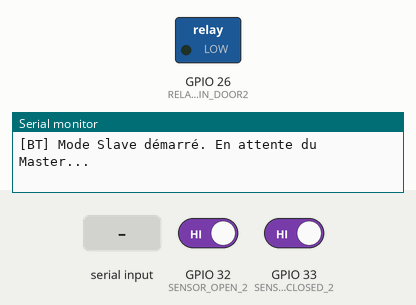
This sketch was run on a simulated ESP32. Shown: switched loads named in the sketch (green lamp = pin HIGH), the last lines printed to the serial monitor. The inputs (shaded band) are chosen by the test bench; at power-on: GPIO 32 (SENSOR_OPEN_2) HIGH, GPIO 33 (SENSOR_CLOSED_2) HIGH. Nothing arrives over Bluetooth unless stated.

Above: at 1.2 s.
1.3 s: "TOGGLE\n" received over the second serial link
At 1.7 s:
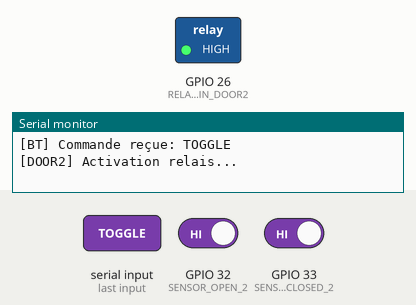
3.3 s: GPIO 32 (SENSOR_OPEN_2) driven LOW
6.3 s: GPIO 33 (SENSOR_CLOSED_2) driven LOW
8.3 s: "OPEN\n" received over the second serial link
At 9.5 s:
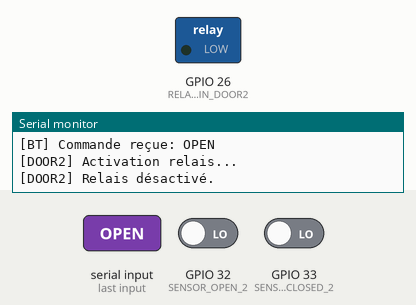
9.8 s: "closed\n" received over the second serial link
11.3 s: GPIO 32 (SENSOR_OPEN_2) driven HIGH and GPIO 33 (SENSOR_CLOSED_2) driven HIGH
Timing chart, 0 to 14.3 s (numbered marks = the images above; inputs shaded):
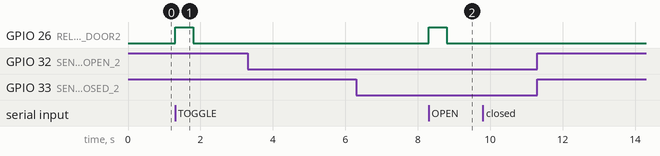

Measured:
- after the input at 1.3 s, GPIO 26 (RELAY_PIN_DOOR2): LOW → HIGH at once, → LOW 0.50 s later
- after the input at 8.3 s, GPIO 26 (RELAY_PIN_DOOR2): LOW → HIGH at once, → LOW 0.50 s later

The sketch:

esp32_slave.ino
```cpp
/*
  ESP32 SLAVE - Garage Door Controller
  - Contrôle la Porte 2 directement (relais)
  - Communique avec ESP32 Master via Bluetooth Serial
  - Reçoit les commandes et renvoie le statut
*/

#include <BluetoothSerial.h>

// ==================== CONFIGURATION ====================
// Pins - Porte 2
const int RELAY_PIN_DOOR2  = 26;   // Relais pour actionner la porte 2
const int SENSOR_OPEN_2    = 32;   // Capteur porte ouverte (reed switch)
const int SENSOR_CLOSED_2  = 33;   // Capteur porte fermée (reed switch)

// Bluetooth
const char* BT_DEVICE_NAME = "GarageSlave";
// ========================================================

BluetoothSerial SerialBT;

String door2Status = "unknown";

// Pulse le relais pour simuler un appui bouton
void pulseDoor2() {
  Serial.println("[DOOR2] Activation relais...");
  digitalWrite(RELAY_PIN_DOOR2, HIGH);
  delay(500);
  digitalWrite(RELAY_PIN_DOOR2, LOW);
  Serial.println("[DOOR2] Relais désactivé.");
}

// Lit le statut de la porte 2 via les capteurs
String readDoor2Status() {
  bool isOpen   = digitalRead(SENSOR_OPEN_2) == LOW;
  bool isClosed = digitalRead(SENSOR_CLOSED_2) == LOW;

  if (isClosed) return "closed";
  if (isOpen)   return "open";
  return "moving";
}

// Envoie le statut au Master
void sendStatus() {
  door2Status = readDoor2Status();
  String msg = "STATUS:" + door2Status;
  SerialBT.println(msg);
  Serial.printf("[BT] Statut envoyé: %s\n", msg.c_str());
}

// Traite les commandes reçues du Master
void processCommand(String cmd) {
  cmd.trim();
  Serial.printf("[BT] Commande reçue: %s\n", cmd.c_str());

  if (cmd == "TOGGLE") {
    pulseDoor2();
    delay(1000);
    sendStatus();
  }
  else if (cmd == "OPEN") {
    door2Status = readDoor2Status();
    if (door2Status == "closed" || door2Status == "unknown") {
      pulseDoor2();
      delay(1000);
      sendStatus();
    } else {
      sendStatus(); // Déjà ouverte
    }
  }
  else if (cmd == "CLOSE") {
    door2Status = readDoor2Status();
    if (door2Status == "open" || door2Status == "unknown") {
      pulseDoor2();
      delay(1000);
      sendStatus();
    } else {
      sendStatus(); // Déjà fermée
    }
  }
  else if (cmd == "GET_STATUS") {
    sendStatus();
  }
}

void setup() {
  Serial.begin(115200);
  Serial.println("\n========= ESP32 SLAVE - Garage Door 2 Controller =========");

  // GPIO
  pinMode(RELAY_PIN_DOOR2, OUTPUT);
  digitalWrite(RELAY_PIN_DOOR2, LOW);
  pinMode(SENSOR_OPEN_2, INPUT_PULLUP);
  pinMode(SENSOR_CLOSED_2, INPUT_PULLUP);

  // Bluetooth en mode Slave
  SerialBT.begin(BT_DEVICE_NAME); // false = slave mode (défaut)
  Serial.println("[BT] Mode Slave démarré. En attente du Master...");
}

void loop() {
  // Lire les commandes du Master
  if (SerialBT.available()) {
    String cmd = SerialBT.readStringUntil('\n');
    processCommand(cmd);
  }

  // Mettre à jour le statut local périodiquement
  static unsigned long lastCheck = 0;
  if (millis() - lastCheck > 2000) {
    lastCheck = millis();
    String newStatus = readDoor2Status();
    if (newStatus != door2Status) {
      door2Status = newStatus;
      Serial.printf("[DOOR2] Changement de statut: %s\n", door2Status.c_str());
      // Envoyer le changement au Master automatiquement
      if (SerialBT.connected()) {
        sendStatus();
      }
    }
  }
}
```
